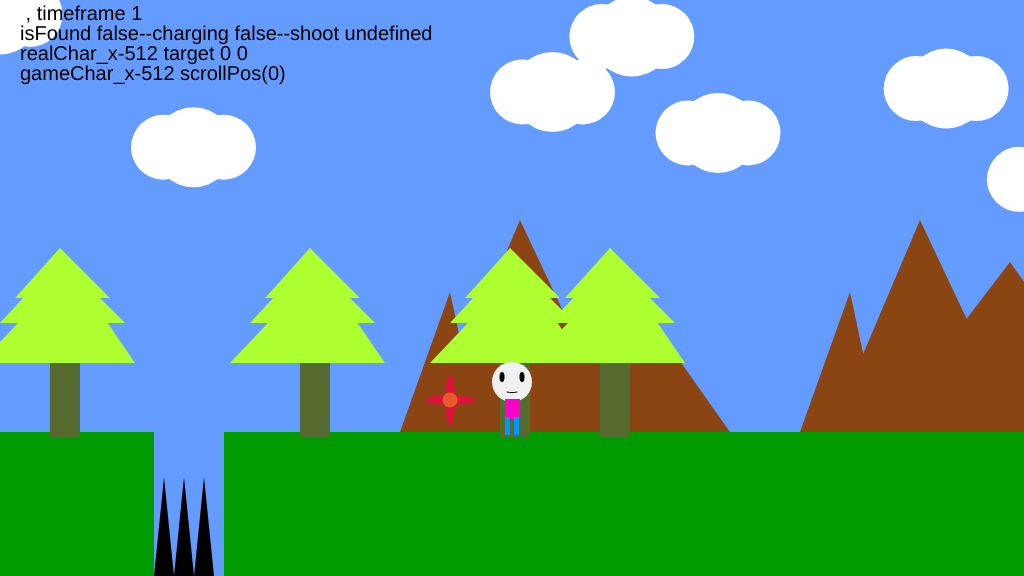
Frame 1 (no input)
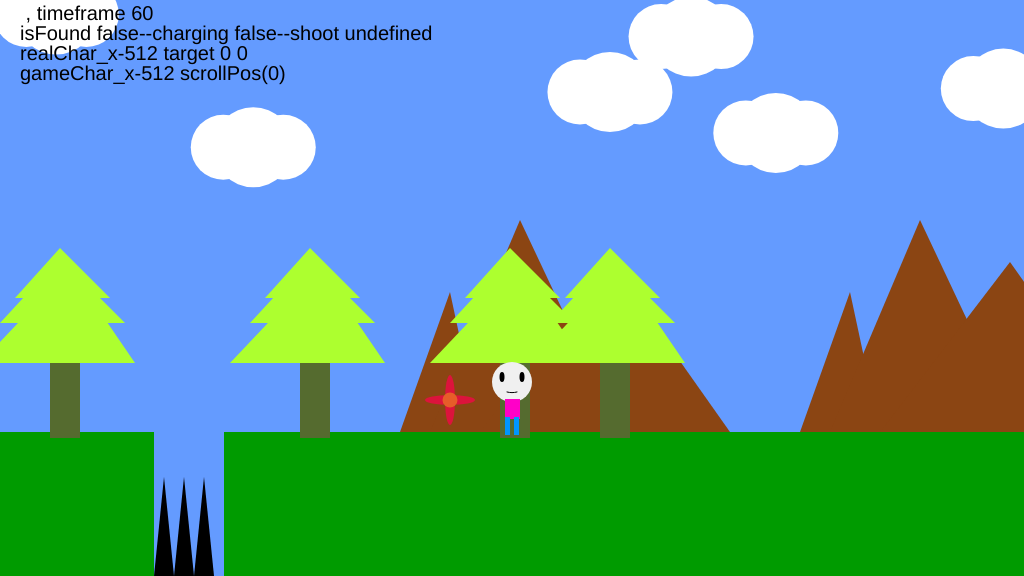
Frame 60 (no input)
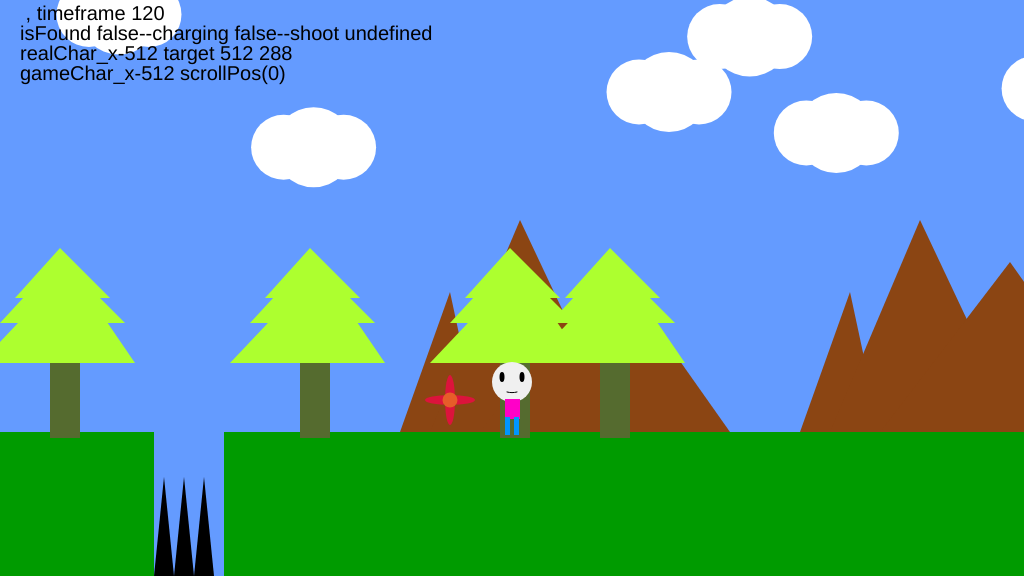
Frame 120 (the mouse pressed at the canvas centre since frame 60)

The p5.js sketch that drew these frames (run headless with seeded random() and noise() and a simulated clock; from frame 60 on, the mouse is pressed at the canvas centre):

// p5.js sketch
// ── sketch.js
/*

The Game Project

Week 3

Game interaction

*/




function setup()
{
	createCanvas(1024, 576);
	floorPos_y = height * 3/4;
	gameChar_x = width/2;
	fakeChar_x = width/2;
	gameChar_y = floorPos_y;
	charState = '';
	isFound = false;
	charging = false;
	scrollPos=0;
	tree.y = height/2;
	// generating random x values for cloud, mountain, canyon
	for (var i=-10;i<200;i++) {
		cloud.x.push(i*random(1,3)*100);
		cloud.y.push(abs(random(0,1)*200));
	};
	canyon.x = [154, 1124,1194,2154];
	tree.x = [50, 300, 500, 600];
	mountain.x = [400,800,1400,1500];
}

function draw()
{

	///////////DRAWING CODE//////////

	background(100,155,255); //fill the sky blue
	noStroke();
	fill(0,155,0);
	rect(0, floorPos_y, width, height - floorPos_y); //draw some green ground

	// moving/scrolling the background
	push();
	translate(scrollPos,0);

	// mountains
	drawMountain(mountain);

	//cloud
	drawCloud(cloud);
	
	//treee
	drawTree(tree);

	//canyon
	drawCanyon(canyon);

	//boss
	drawboss(boss);
	bossball(collectable,boss);

	// collectible item
	if (dist(fakeChar_x,gameChar_y,collectable.x_pos,collectable.y_pos) <= 50) {
		isFound = true;
	};
	if (!isFound) {
		notFoundItem(collectable);
	};
	pop();

	// when collectable item is found
	if (isFound) {
		FoundItem(collectable)
	};

	// charstate text 
	push();
	fill(0);
	textSize(20);
	text(` ${charState}, timeframe ${frameCount}`, 20, 20);
	text('isFound ' + isFound + '--charging '+charging+'--shoot '+shoot, 20,40);
	text(`realChar_x-${fakeChar_x} target ${targetx} ${targety}`,20,60);
	text(`gameChar_x-${gameChar_x} scrollPos(${scrollPos})`,20,80);
	pop();
	//drawing more tree, canyon, moutain
	// for (var i=1000;i<=20000;i+=1000) {
	// for (var j=0;j<4;j++) {
	// 	if (fakeChar_x>=canyon.x[3] && fakeChar_x<=canyon.x[3]+10) {
	// 		mountain.x[j] += 2000;
	// 		canyon.x[j] += 2000;
	// 		tree.x[j] += 2000;
	// 		console.log(mountain.x)
	// 	} else if (fakeChar_x>=canyon.x[0] && fakeChar_x<=canyon.x[0]+10) {
	// 		mountain.x[j] -= 2000;
	// 		canyon.x[j] -= 2000;
	// 		tree.x[j] -= 2000;
	// 		console.log(mountain.x)
	// 	}
	// };
	//the game character
	if(isLeft && isFalling)
	{
		charLeftandFall();
	}
	else if(isRight && isFalling)
	{
		charRightandFall();

	}
	else if(isLeft)
	{
		charLeft();
	}
	else if(isRight)
	{
		charRight();
	}
	else if(isFalling || isJumping)
	{
		charFallorJump();
	}
	else
	{
		charStand();
	};


	///////////INTERACTION CODE//////////
	//Put conditional statements to move the game character below here
	if (gameChar_y >= floorPos_y) {
		// gameChar_y = floorPos_y;
		isFalling = false;
		// gameChar_y += 7;
	};

	if (isJumping) {
		// isFalling = false;
		if (gameChar_y <=280 ) {
			isJumping=false
		} else {gameChar_y -= 7}
	};
	if (isFalling) {
		isJumping = false;
		gameChar_y += 7;
	};
	if(isLeft)
	{
		fakeChar_x -= 5;
		if(gameChar_x > width * 0.2)
		{
			gameChar_x -= 5;
		}
		else
		{
			scrollPos += 5;
			// console.log(scrollPos);
		}
	};
	if(isRight)
	{
		fakeChar_x += 5;
		if(gameChar_x < width * 0.6)
		{
			gameChar_x  += 5;
		}
		else
		{
			scrollPos -= 5; // negative for moving against the background
		}

	};
	// collectable movement
	if (isFound) {
		collectable.x_pos += collectable.speedx;
		collectable.y_pos += collectable.speedy;
	};

	if (charging) {
		collectable.speedx *= 1.1;
		collectable.speedx *=1.1;
		shoot = false;
	};

	let xdis = gameChar_x - collectable.x_pos;
	let ydis = gameChar_y -20 - collectable.y_pos;
	if (!shoot) {
		if (xdis > 30) {collectable.speedx = xdis/20}
		else if (xdis <-30) {collectable.speedx = xdis/20};
		if (ydis<=-30) {collectable.speedy = ydis/20} else if (ydis>=30) {collectable.speedy = ydis/20};
	};

	let xshoot = targetx - collectable.x_pos;
	let yshoot = targety - collectable.y_pos;
	if (shoot) {
		if (xshoot >5) {collectable.speedx = xshoot/15}
		else if (xshoot <-5) {collectable.speedx = xshoot/15} else {shoot=false};
		// else if (xshoot>=-5 && xshoot<=5) {shoot=false};
		if (yshoot <5) {collectable.speedy = yshoot/15} 
		else if (yshoot>-5) {collectable.speedy = yshoot/15} else {shoot=false}
	}

	// if character hit the canyon
	for (var i=0;i<canyon.x.length;i++) {
		if (fakeChar_x >= canyon.x[i] && fakeChar_x <= (canyon.x[i]+ canyon.width) && gameChar_y >= floorPos_y) {
			push();
			fill(0);
			textSize(60);
			text('Plumetting', 100, 200);
			gameChar_y+=10;
			pop();
		}
	}
	
}


function keyPressed()
{
	// if statements to control the animation of the character when
	// keys are pressed.
	if (keyCode == 65) {
		isLeft = true;
		charState = 'pressing A, facing left'
	} else if (keyCode == 68) {
		isRight = true;
		charState = 'pressing D, facing right'
	} else if (keyCode == 87) {
		isJumping = true;
		charState = 'pressing W, jumping';
	// } else if (keyCode == 87 && gameChar_y >= 280) {
	// 	isJumping = false;
	} else if (keyCode == 83) {
		charging = true;
		charState = 'pressing S, charging'
	} else {
		isFalling = true;
		charState = 'falling or facing straight'
	}

	//open up the console to see how these work
	// console.log("keyPressed: " + key);
	// console.log("keyPressed: " + keyCode);
};

function keyReleased()
{
	// if statements to control the animation of the character when
	// keys are released.
	if (keyCode == 65) {
		isLeft = false;
		charState = ''
	} else if (keyCode == 68) {
		isRight = false;
		charState = ''
	} else if (keyCode == 87) {
		isJumping = false;
		charState = '';
		isFalling = true;
		charState = 'falling';
	} else if (keyCode == 83) {
		charging = false;
		charState = ''
	} else {}
	// console.log("keyReleased: " + key);
	// console.log("keyReleased: " + keyCode);
}
function mousePressed() {
	targetx = mouseX;
	targety = mouseY;
}
function mouseReleased() {
	if (isFound) {
		shoot = true;	
	}
}
// ── variable.js
var canyon = {
	x : [],
	width : 70
};
var cloud ={
    x: [],
    y:[]
};
// Initialise arrays of scenery objects.
var tree = {x:[], y:400};

var mountain = {
	x:[], y_pos:432
};

var gameChar_x;
var gameChar_y;
var floorPos_y;
var charState;
var fakeChar_x;

var isLeft;
var isRight;
var isFalling;
var isJumping;

var collectable = {
	x_pos: 450, 
	y_pos: 400, 
	size: 35,
	speedx : 0,
	speedy : 0};
//collectable item
var isFound;
var charging;
var shoot;
var targetx = 0;
var targety = 0;

//scrollPos
var scrollPos;

var boss = {
	x: 2000,
	y: 350,
	ballx: 2000,
	bally: 350,
};

let drawboss = function(boss) {
	fill(255);
	ellipse(boss.x,boss.y,100,100);
};
var eraserball = [];
let bossball = function(collectable,boss) {
	// let speed_ballx = (gameChar_x - boss.x)/abs(gameChar_x - boss.x)*3;
	// let speed_bally = (gameChar_y - boss.y)/1500;
	let speed_ballx = -5;
	let speed_bally = random(-15,15);
	// if (dist(boss.x,boss.y,collectable.x_pos,collectable.y_pos)<=100) {
	if (fakeChar_x-boss.ballx >=0) {
		eraserball.pop();
		boss.ballx = 2000;
		boss.bally = 350;
		// console.log(eraserball.length)
	} 
	else if (frameCount%10==0) {
		eraserball.push([boss.ballx,boss.bally]);
		boss.ballx += speed_ballx;
		boss.bally += speed_bally;
		// console.log(eraserball.length)
	}	

	eraserball.forEach(i => {
		fill(255);
		ellipse(i[0],i[1],50,50);
	}
	);
	
}

let drawMountain = function(mountain) {
    mountain.x.forEach(mountain_x => {
		noStroke();
		fill(139,69,19);
		triangle(mountain_x,mountain.y_pos, mountain_x+50, mountain.y_pos-140,mountain_x+80,mountain.y_pos);
		triangle(mountain_x+30,mountain.y_pos,mountain_x+120, mountain.y_pos-212, mountain_x+220, mountain.y_pos);
		triangle(mountain_x+80, mountain.y_pos,mountain_x+210, mountain.y_pos-170, mountain_x+330, mountain.y_pos);
})};

let drawCloud = function(cloud) {
    noStroke();
	fill(255);
	for (var i=0;i<cloud.x.length;i++) {
    // cloud.x.forEach(cloud.x[i] => {
		ellipse(cloud.x[i], cloud.y[i], 80, 80);
		ellipse(cloud.x[i]-30, cloud.y[i], 65,65);
		ellipse(cloud.x[i]+30, cloud.y[i],65,65);
		cloud.x[i] += random(0.5,1.5);
    }
};

let drawTree = function(tree) {
    tree.x.forEach(i => {
		noStroke();
		fill(85,107,47);
		rect(i,tree.y+20,30,130);
		fill(173,255,47);
        // fill(random(0,255));
		triangle(i-70,tree.y+75,i+20,tree.y-20,i+85,tree.y+75);
		triangle(i-50,tree.y+35,i+10,tree.y-30,i+75,tree.y+35);
		triangle(i-35,tree.y+10,i+10,tree.y-40,i+60,tree.y+10);
    })
};

let drawCanyon = function(canyon) {
    canyon.x.forEach(i => {
		noStroke();
		fill(100, 155, 255);
		rect(i,floorPos_y,canyon.width,144);
		fill(0);
		triangle(i, height, i+10, floorPos_y+45, i +20, height);
		triangle(i+20, height, i+30, floorPos_y+45, i +40, height);
		triangle(i+40, height, i+50, floorPos_y+45, i +60, height);
		// if (fakeChar_x%1000 >=-5 && fakeChar_x%1000 <=5) {
		// 	canyon.x.push(canyon.x[canyon.x.length -1]+1000);
		// 	canyon.x.shift();
		// 	console.log(canyon.x);
		// 	if (i < fakeChar_x-1500) {
		// 		canyon.x.shift()
		// 	}
		// };
	})
};

let notFoundItem = function(collectable) {
    noStroke();
    fill(220,20,60);
    ellipse(collectable.x_pos, collectable.y_pos, collectable.size+15,collectable.size-25);
    ellipse(collectable.x_pos, collectable.y_pos, collectable.size-25,collectable.size+15);
    fill(255,255,0,80);
    ellipse(collectable.x_pos, collectable.y_pos, collectable.size-20,collectable.size-20);
};

let FoundItem = function(collectable) {
    noStroke();
    fill(random(0,255),70);
    ellipse(collectable.x_pos, collectable.y_pos, collectable.size+15,collectable.size-15);
    ellipse(collectable.x_pos, collectable.y_pos, collectable.size-15,collectable.size+15);
    fill(0);
    ellipse(collectable.x_pos, collectable.y_pos, collectable.size-20,collectable.size-20);
};

let charLeftandFall = function() {
    // add your jumping-left code
		fill(240);//head
		ellipse(gameChar_x, gameChar_y -50, 40);
		fill(0);//eye
		ellipse(gameChar_x-5, gameChar_y - 55, 7,10);
		// ellipse(gameChar_x + 10, gameChar_y -55, 5,10);
		noFill();
		stroke(0);//smile
		line(gameChar_x -15, gameChar_y-38, gameChar_x, gameChar_y-43);
		fill(255,0,200);//body
		noStroke();
		rect(gameChar_x-7, gameChar_y -33, 15,20);
		fill(0,150,255);
		beginShape(); //right leg
		vertex(gameChar_x-2,gameChar_y-15);
		vertex(gameChar_x-15, gameChar_y-15);
		vertex(gameChar_x-11, gameChar_y-2);
		vertex(gameChar_x-5, gameChar_y-2);
		vertex(gameChar_x-9,gameChar_y-10);
		vertex(gameChar_x-2, gameChar_y-10);
		endShape(CLOSE);
		
		beginShape(); //left leg
		vertex(gameChar_x+7,gameChar_y-15);
		vertex(gameChar_x+7, gameChar_y-9);
		vertex(gameChar_x+15, gameChar_y-12);
		vertex(gameChar_x+14, gameChar_y-4);
		vertex(gameChar_x+2, gameChar_y-2);
		vertex(gameChar_x+2, gameChar_y-15);
		endShape(CLOSE);
};

let charRightandFall = function() {
    // add your jumping-right code
		fill(240);//head
		ellipse(gameChar_x, gameChar_y -50, 40);
		fill(0);//eye
		// ellipse(gameChar_x-5, gameChar_y - 55, 10,10);
		ellipse(gameChar_x + 5, gameChar_y -55, 7,10);
		noFill();
		stroke(0);//smile
		line(gameChar_x +15, gameChar_y-38, gameChar_x, gameChar_y-43);
		fill(255,0,200);//body
		noStroke();
		rect(gameChar_x-7, gameChar_y -33, 15,20);
		fill(0,150,255);
		beginShape(); //right leg
		vertex(gameChar_x+2,gameChar_y-15);
		vertex(gameChar_x+15, gameChar_y-15);
		vertex(gameChar_x+11, gameChar_y-2);
		vertex(gameChar_x+5, gameChar_y-2);
		vertex(gameChar_x+9,gameChar_y-10);
		vertex(gameChar_x+2, gameChar_y-10);
		endShape(CLOSE);
		
		beginShape(); //left leg
		vertex(gameChar_x-7,gameChar_y-15);
		vertex(gameChar_x-7, gameChar_y-9);
		vertex(gameChar_x-15, gameChar_y-12);
		vertex(gameChar_x-14, gameChar_y-4);
		vertex(gameChar_x-2, gameChar_y-2);
		vertex(gameChar_x-2, gameChar_y-15);
		endShape(CLOSE);
};

let charLeft = function() {
    // add your walking left code
		fill(240);//head
		ellipse(gameChar_x, gameChar_y -50, 40);
		fill(0);//eye
		ellipse(gameChar_x-5, gameChar_y - 55, 7,10);
		// ellipse(gameChar_x + 10, gameChar_y -55, 5,10);
		noFill();
		stroke(0);//smile
		line(gameChar_x -15, gameChar_y-38, gameChar_x, gameChar_y-43);
		fill(255,0,200);//body
		noStroke();
		rect(gameChar_x-7, gameChar_y -33, 15,20);
		fill(0,150,255);
		beginShape(); //left leg
		vertex(gameChar_x-7,gameChar_y-15);
		vertex(gameChar_x-7, gameChar_y-5);
		vertex(gameChar_x-4, gameChar_y+3);
		vertex(gameChar_x+5, gameChar_y+3);
		vertex(gameChar_x-2, gameChar_y-2);
		vertex(gameChar_x-2, gameChar_y-15);
		endShape(CLOSE);
		beginShape(); //right leg
		vertex(gameChar_x+7,gameChar_y-15);
		vertex(gameChar_x+7, gameChar_y-9);
		vertex(gameChar_x+15, gameChar_y-12);
		vertex(gameChar_x+14, gameChar_y-4);
		vertex(gameChar_x+2, gameChar_y-2);
		vertex(gameChar_x+2, gameChar_y-15);
		endShape(CLOSE);
}

let charRight = function() {
    // add your walking right code
		fill(240);//head
		ellipse(gameChar_x, gameChar_y -50, 40);
		fill(0);//eye
		// ellipse(gameChar_x-5, gameChar_y - 55, 10,10);
		ellipse(gameChar_x + 5, gameChar_y -55, 7,10);
		noFill();
		stroke(0);//smile
		line(gameChar_x +15, gameChar_y-38, gameChar_x, gameChar_y-43);
		fill(255,0,200);//body
		noStroke();
		rect(gameChar_x-7, gameChar_y -33, 15,20);
		fill(0,150,255);
		beginShape(); //left leg
		vertex(gameChar_x+7,gameChar_y-15);
		vertex(gameChar_x+7, gameChar_y-5);
		vertex(gameChar_x+4, gameChar_y+3);
		vertex(gameChar_x-5, gameChar_y+3);
		vertex(gameChar_x+2, gameChar_y-2);
		vertex(gameChar_x+2, gameChar_y-15);
		endShape(CLOSE);
		beginShape(); //right leg
		vertex(gameChar_x-7,gameChar_y-15);
		vertex(gameChar_x-7, gameChar_y-9);
		vertex(gameChar_x-15, gameChar_y-12);
		vertex(gameChar_x-14, gameChar_y-4);
		vertex(gameChar_x-2, gameChar_y-2);
		vertex(gameChar_x-2, gameChar_y-15);
		endShape(CLOSE);
};

let charFallorJump = function() {
    // add your jumping facing forwards code
		fill(240);//head
		ellipse(gameChar_x, gameChar_y -50, 40);
		fill(0);//eye
		ellipse(gameChar_x -10, gameChar_y - 55, 5,10);
		ellipse(gameChar_x + 10, gameChar_y -55, 5,10);
		noFill();
		stroke(0);//smile
		curve(gameChar_x - 15, gameChar_y -45, gameChar_x -5, gameChar_y -40, gameChar_x + 5,gameChar_y-40,gameChar_x+15, gameChar_y-45);
		fill(255,0,200);//body
		noStroke();
		rect(gameChar_x-7, gameChar_y -33, 15,20);
		fill(0,150,255);
		beginShape(); //left leg
		vertex(gameChar_x-7,gameChar_y-15);
		vertex(gameChar_x-7, gameChar_y-9);
		vertex(gameChar_x-15, gameChar_y-12);
		vertex(gameChar_x-14, gameChar_y-4);
		vertex(gameChar_x-2, gameChar_y-2);
		vertex(gameChar_x-2, gameChar_y-15);
		endShape(CLOSE);
		beginShape(); //right leg
		vertex(gameChar_x+7,gameChar_y-15);
		vertex(gameChar_x+7, gameChar_y-9);
		vertex(gameChar_x+15, gameChar_y-12);
		vertex(gameChar_x+14, gameChar_y-4);
		vertex(gameChar_x+2, gameChar_y-2);
		vertex(gameChar_x+2, gameChar_y-15);
		endShape(CLOSE);
}

let charStand = function() {
    // add your standing front facing code
		fill(240);
		ellipse(gameChar_x, gameChar_y -50, 40);
		fill(0);
		ellipse(gameChar_x -10, gameChar_y - 55, 5,10);
		ellipse(gameChar_x + 10, gameChar_y -55, 5,10);
		noFill();
		stroke(0);
		curve(gameChar_x - 15, gameChar_y -45, gameChar_x -5, gameChar_y -40, gameChar_x + 5,gameChar_y-40,gameChar_x+15, gameChar_y-45);
		fill(255,0,200);
		noStroke();
		rect(gameChar_x-7, gameChar_y -33, 15,20);
		fill(0,150,255);
		beginShape();
		vertex(gameChar_x-7,gameChar_y-15);
		vertex(gameChar_x-7, gameChar_y+3);
		vertex(gameChar_x-2, gameChar_y+3);
		vertex(gameChar_x-2, gameChar_y-15);
		endShape(CLOSE);
		beginShape();
		vertex(gameChar_x+7,gameChar_y-15);
		vertex(gameChar_x+7, gameChar_y+3);
		vertex(gameChar_x+2, gameChar_y+3);
		vertex(gameChar_x+2, gameChar_y-15);
		endShape(CLOSE);
}
